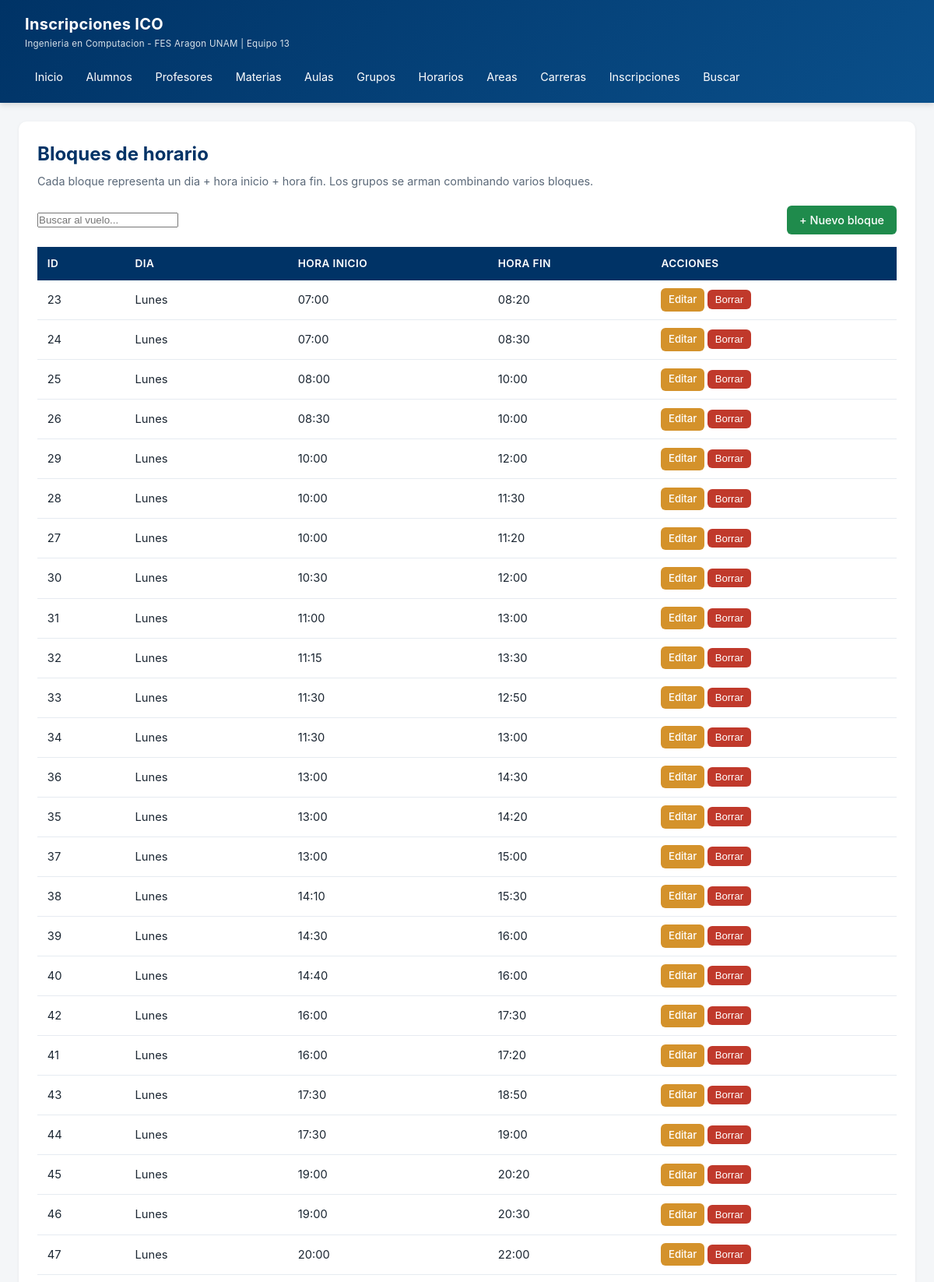
The app's page /?r=horario (upper part) with its own data.
### tables this page shows
CREATE TABLE horario_bloque (
    id_horario   INT AUTO_INCREMENT PRIMARY KEY,
    dia_semana   ENUM('Lunes','Martes','Miercoles','Jueves','Viernes','Sabado') NOT NULL,
    hora_inicio  TIME NOT NULL,
    hora_fin     TIME NOT NULL,
    UNIQUE KEY uk_bloque (dia_semana, hora_inicio, hora_fin),
    CHECK (hora_inicio < hora_fin)
);

### app/helpers.php (called while the page is built, shortened)
<?php
function e(?string $s): string {
    return htmlspecialchars($s ?? '', ENT_QUOTES, 'UTF-8');
}
function render(string $view, array $data = []): void {
    extract($data, EXTR_SKIP);
    $contentFile = __DIR__ . '/views/' . $view . '.php';
    require $contentFile;
    require __DIR__ . '/views/layouts/main.php';
}

### app/controllers/HorarioController.php (called while the page is built, shortened)
<?php
class HorarioController {
    public function index() {
        $st = Database::pdo()->query("SELECT * FROM horario_bloque ORDER BY FIELD(dia_semana,'Lunes','Martes','Miercoles','Jueves','Viernes','Sabado'), hora_inicio");
        render('horario/index', ['title'=>'Horarios','bloques'=>$st->fetchAll()]);
    }
}

### public/index.php (called while the page is built, shortened)
<?php
require __DIR__ . '/../app/Database.php';
require __DIR__ . '/../app/helpers.php';
$accion = $_GET['accion'] ?? 'index';
$ctrl = new $controllerName();
$ctrl->$accion();

### config/db.php (called while the page is built)
<?php
return [
    'host'     => '127.0.0.1',
    'port'     => 3306,
    'dbname'   => 'inscripciones_ico',
    'user'     => 'root',
    'pass'     => 'cam080818',
    'charset'  => 'utf8mb4',
];

### app/Database.php (called while the page is built)
<?php
class Database {
    private static ?PDO $pdo = null;
    public static function pdo(): PDO {
        if (self::$pdo === null) {
            $cfg = require __DIR__ . '/../config/db.php';
            $dsn = "mysql:host={$cfg['host']};port={$cfg['port']};dbname={$cfg['dbname']};charset={$cfg['charset']}";
            try {
                self::$pdo = new PDO($dsn, $cfg['user'], $cfg['pass'], [
                    PDO::ATTR_ERRMODE            => PDO::ERRMODE_EXCEPTION,
                    PDO::ATTR_DEFAULT_FETCH_MODE => PDO::FETCH_ASSOC,
                    PDO::ATTR_EMULATE_PREPARES   => false,
                ]);
            } catch (PDOException $e) {
                die("<h2>Error de conexion</h2><p>" . htmlspecialchars($e->getMessage()) . "</p>"
                   ."<p>Verifica config/db.php y que MySQL este corriendo.</p>");
            }
        }
        return self::$pdo;
    }
}

### app/views/horario/index.php (the view)
<div class="card">
    <h1 class="page-title">Bloques de horario</h1>
    <p class="page-subtitle">Cada bloque representa un dia + hora inicio + hora fin. Los grupos se arman combinando varios bloques.</p>
    <div class="toolbar">
        <input type="text" class="search-live" data-target="#tbl-horario" placeholder="Buscar al vuelo...">
        <a class="btn btn-success" href="/?r=horario&accion=crear">+ Nuevo bloque</a>
    </div>
    <table class="data" id="tbl-horario">
        <thead><tr><th>ID</th><th>Dia</th><th>Hora inicio</th><th>Hora fin</th><th>Acciones</th></tr></thead>
        <tbody>
        <?php foreach($bloques as $b): ?>
        <tr>
            <td><?= e($b['id_horario']) ?></td>
            <td><?= e($b['dia_semana']) ?></td>
            <td><?= substr($b['hora_inicio'],0,5) ?></td>
            <td><?= substr($b['hora_fin'],0,5) ?></td>
            <td class="actions">
                <a class="btn btn-warning btn-sm" href="/?r=horario&accion=editar&id=<?= $b['id_horario'] ?>">Editar</a>
                <form method="post" action="/?r=horario&accion=borrar&id=<?= $b['id_horario'] ?>" data-confirm="Eliminar bloque?" style="display:inline">
                    <button class="btn btn-danger btn-sm">Borrar</button>
                </form>
            </td>
        </tr>
        <?php endforeach; ?>
        </tbody>
    </table>
</div>

### public/css/style.css (style rules this page uses)
* { box-sizing: border-box; margin: 0; padding: 0; }
body { font-family: -apple-system, "Segoe UI", Roboto, Arial, sans-serif; background: #f4f6f8; color: #1c2733; line-height: 1.5; }
.card { background:#fff; border-radius:10px; padding:1.5rem; box-shadow:0 1px 4px rgba(0,0,0,.06); margin-bottom:1.25rem; }
.page-title { font-size:1.5rem; color:#003366; margin-bottom:.4rem; }
.page-subtitle { color:#5a6878; font-size:.9rem; margin-bottom:1.25rem; }
.toolbar { display:flex; gap:.75rem; justify-content:space-between; align-items:center; flex-wrap:wrap; margin-bottom:1rem; }
.btn { display:inline-block; padding:.5rem 1rem; border-radius:6px; border:none; font-size:.9rem; cursor:pointer; text-decoration:none; transition:.15s; font-weight:500; }
.btn-success { background:#1f8b4c; color:#fff; }
.btn-warning { background:#d4922b; color:#fff; }
.btn-danger { background:#c0392b; color:#fff; }
.btn-sm { padding:.3rem .6rem; font-size:.82rem; }
table.data { width:100%; border-collapse: collapse; background:#fff; font-size:.92rem; }
table.data th { background:#003366; color:#fff; text-align:left; padding:.7rem .8rem; font-weight:600; font-size:.85rem; text-transform:uppercase; letter-spacing:.4px; }
table.data td { padding:.65rem .8rem; border-bottom:1px solid #e6ebf1; }
table.data .actions { white-space:nowrap; }

### records on screen
horario_bloque: id_horario "23", dia_semana "Lunes", hora_inicio "07:00", hora_fin "08:20"
horario_bloque: id_horario "24", dia_semana "Lunes", hora_inicio "07:00", hora_fin "08:30"
horario_bloque: id_horario "25", dia_semana "Lunes", hora_inicio "08:00", hora_fin "10:00"
horario_bloque: id_horario "26", dia_semana "Lunes", hora_inicio "08:30", hora_fin "10:00"
horario_bloque: id_horario "29", dia_semana "Lunes", hora_inicio "10:00", hora_fin "12:00"
horario_bloque: id_horario "28", dia_semana "Lunes", hora_inicio "10:00", hora_fin "11:30"
horario_bloque: id_horario "27", dia_semana "Lunes", hora_inicio "10:00", hora_fin "11:20"
horario_bloque: id_horario "30", dia_semana "Lunes", hora_inicio "10:30", hora_fin "12:00"
horario_bloque: id_horario "31", dia_semana "Lunes", hora_inicio "11:00", hora_fin "13:00"
horario_bloque: id_horario "32", dia_semana "Lunes", hora_inicio "11:15", hora_fin "13:30"
horario_bloque: id_horario "33", dia_semana "Lunes", hora_inicio "11:30", hora_fin "12:50"
horario_bloque: id_horario "34", dia_semana "Lunes", hora_inicio "11:30", hora_fin "13:00"
horario_bloque: id_horario "36", dia_semana "Lunes", hora_inicio "13:00", hora_fin "14:30"
horario_bloque: id_horario "35", dia_semana "Lunes", hora_inicio "13:00", hora_fin "14:20"
horario_bloque: id_horario "37", dia_semana "Lunes", hora_inicio "13:00", hora_fin "15:00"
horario_bloque: id_horario "38", dia_semana "Lunes", hora_inicio "14:10", hora_fin "15:30"
horario_bloque: id_horario "39", dia_semana "Lunes", hora_inicio "14:30", hora_fin "16:00"
horario_bloque: id_horario "40", dia_semana "Lunes", hora_inicio "14:40", hora_fin "16:00"
horario_bloque: id_horario "42", dia_semana "Lunes", hora_inicio "16:00", hora_fin "17:30"
horario_bloque: id_horario "41", dia_semana "Lunes", hora_inicio "16:00", hora_fin "17:20"
horario_bloque: id_horario "43", dia_semana "Lunes", hora_inicio "17:30", hora_fin "18:50"
horario_bloque: id_horario "44", dia_semana "Lunes", hora_inicio "17:30", hora_fin "19:00"
horario_bloque: id_horario "45", dia_semana "Lunes", hora_inicio "19:00", hora_fin "20:20"
horario_bloque: id_horario "46", dia_semana "Lunes", hora_inicio "19:00", hora_fin "20:30"
horario_bloque: id_horario "47", dia_semana "Lunes", hora_inicio "20:00", hora_fin "22:00"
